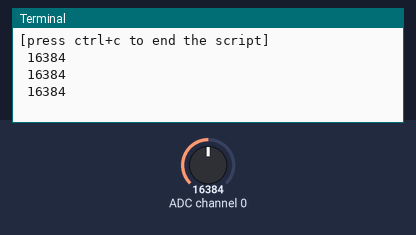
A program run on a simulated Raspberry Pi (BCM pin numbers). On the bench: the last lines printed to the terminal. The inputs (shaded band) are chosen by the test bench; at power-on: ADC channel 0 = 16384 (analog values on the 0–32767 scale).

Above: at 1.2 s.
1.3 s: ADC channel 0 set to 9830
At 2.0 s:
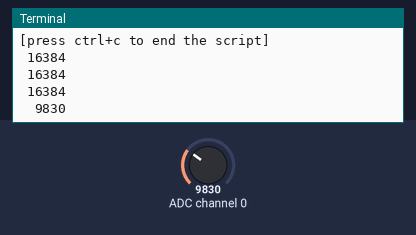
3.0 s: ADC channel 0 set to 0
At 3.5 s:
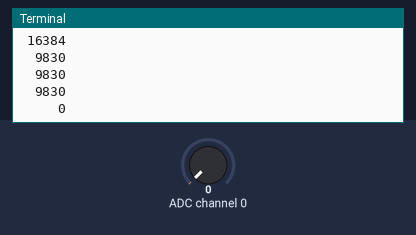

The program:

adc_helloworld.py
```python
import time
import Adafruit_ADS1x15
adc = Adafruit_ADS1x15.ADS1115() # Create an ADS1115 ADC (16-bit) instance
GAIN = 1
print('[press ctrl+c to end the script]')
try: # Main program loop
    while True:
        values = adc.read_adc(0, gain=GAIN) # Read the ADC channel 0 value
        print('{0:>6}'.format(values))
        time.sleep(0.5)
# Scavenging work after the end of the program
except KeyboardInterrupt:
    print('Script end!')
```

Measured:
- after the input at 1.3 s, the terminal: prints a new line after 0.24 s (image 1)
- after the input at 3.0 s, the terminal: prints a new line after 0.06 s (image 2)
